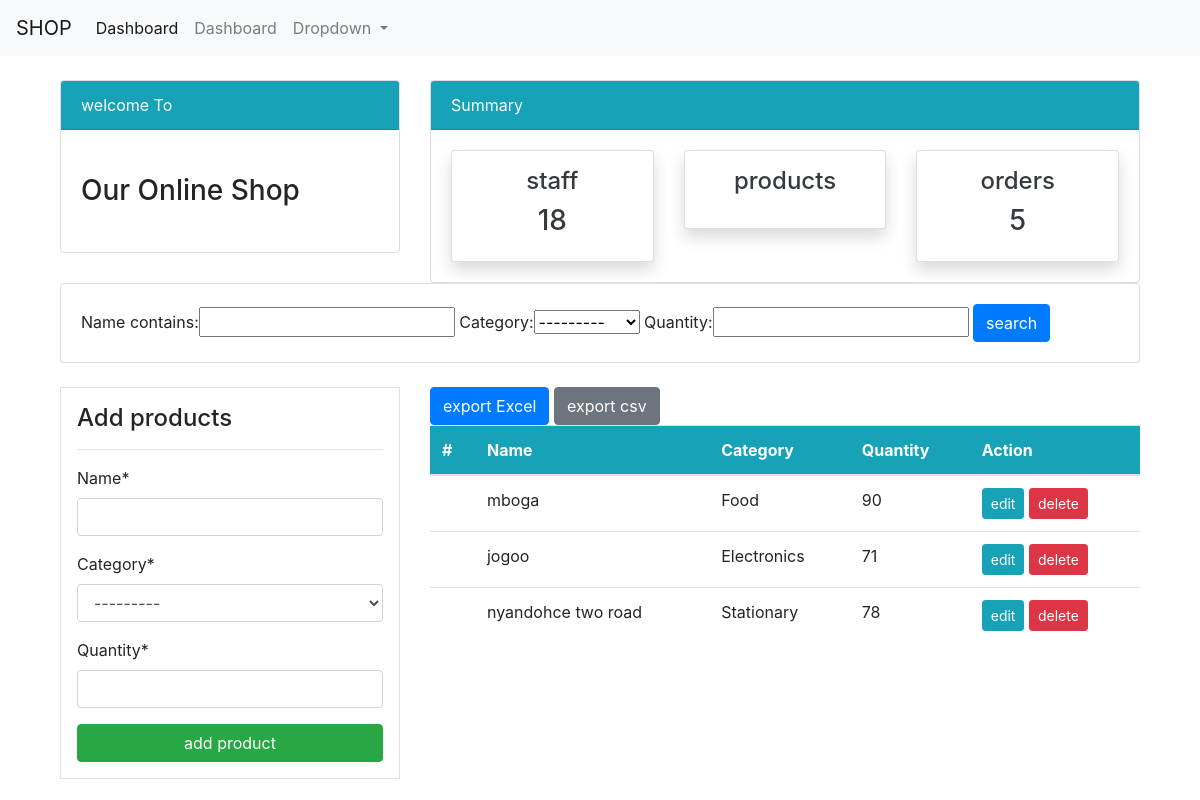
The app's page /product/ (signed in), older data.
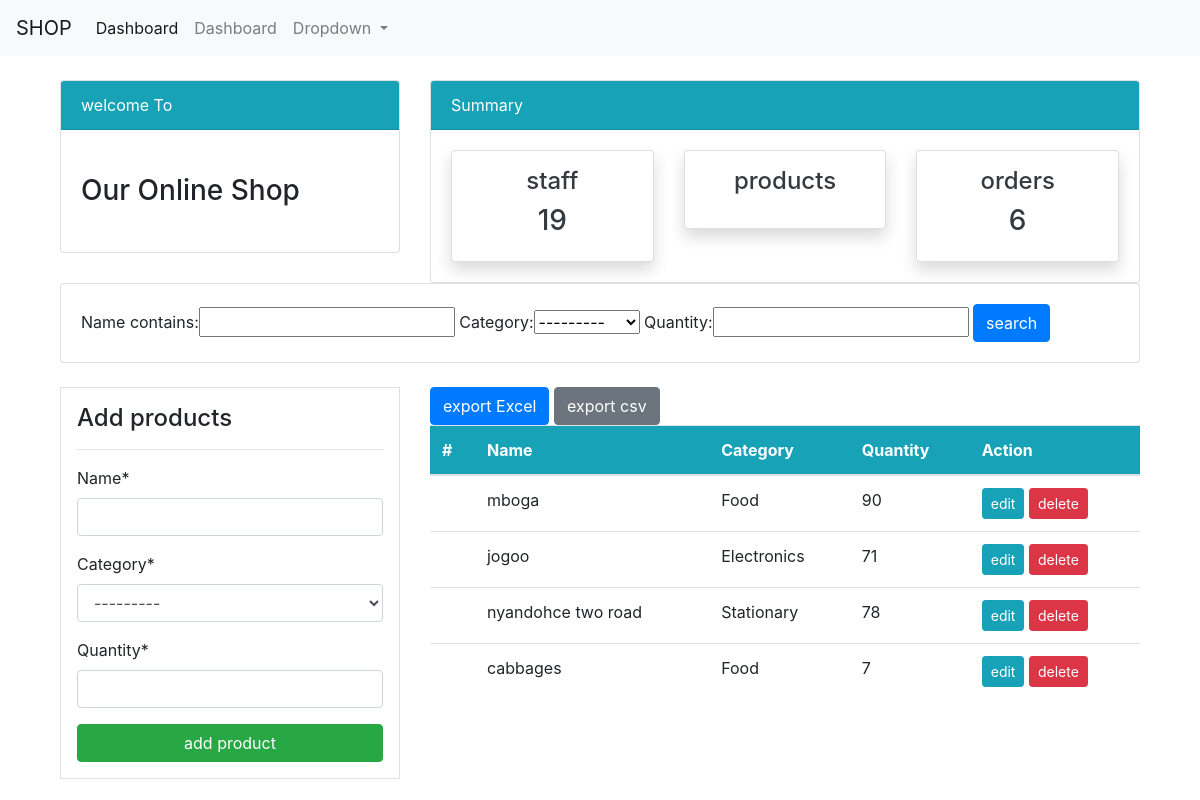
The same page, newer data.
### dashboard/models.py (models this page shows, shortened)
class Product(models.Model):
    name = models.CharField(max_length=100, null=True)
    category = models.CharField(max_length=20, choices=CATEGORY, null=True)
    quantity = models.PositiveIntegerField(null=True)

### dashboard/views.py (the view)
# urls.py: path('product/', views.product, name='dashboard-product'),
@login_required(login_url='user-login')
def product(request):
    items = Product.objects.all()
    product_count = items.count()
    workers_count = User.objects.all().count()
    orders_count = Order.objects.all().count()
    myFilter = ProductFilter(request.POST, queryset=items)
    items = myFilter.qs
    if request.method == 'POST':
        form = ProductForm(request.POST)
        if form.is_valid():
            form.save()
            product_name = form.cleaned_data.get('name')
            messages.success(request, f'{product_name} has been added')
            return redirect('dashboard-product')
    else:
        form = ProductForm()
    context = {
        'items': items,
        'form': form,
        'workers_count': workers_count,
        'product_counts': product_count,
        'orders_count': orders_count,
        'myFilter': myFilter,
    }
    return render(request, 'dashboard/products.html', context)

### dashboard/forms.py
class ProductForm(forms.ModelForm):
    class Meta:
        model = Product
        fields = ['name', 'category', 'quantity']

### dashboard/templates/dashboard/products.html (shortened to what this page needs)
{% extends 'dashboard/base.html' %}
{% load crispy_forms_tags %}
{% block content %}
{% include 'dashboard/basee.html' %}
<div class="container">
    <div class="row">
                <div class="col">
                    <div class="card card-body">
                        <form method="POST">
                {{ myFilter.form }}
                    <button class="btn btn-primary" type="submit" >search </button>
                </form>
                    </div>
                </div>
            </div>
    <div class="row my-4">
        <div class="col-md-4">
            <div class="border bg-white p-3">
                <h4>Add products</h4>
                <hr>
                <form method="POST">
                {{ form|crispy }}
                    <input class="btn btn-success btn-block" type="submit" value="add product">
                </form>
            </div>
        </div>
        <div class="col-md-8">
            <a class="btn btn btn-primary" href="{% url 'export-excel' %}">export Excel</a>
            <a class="btn btn btn-secondary" href="{% url 'export-csv' %}">export csv</a>
            <table class="table bg-white">
                <thead class="bg-info">
                <tr class="text-white">
                    <th scope="col">#</th>
                    <th scope="col">Name</th>
                    <th scope="col">Category</th>
                    <th scope="col">Quantity</th>
                    <th scope="col">Action</th>
                </tr>
                </thead>
                <tbody>
                {% for item in items %}
                <tr>
                    <th scope="row"></th>
                    <td>{{item.name}}</td>
                    <td>{{item.category}}</td>
                    <td>{{item.quantity}}</td>
                    <td>
                        <a class="btn btn-info btn-sm" href="{%url 'dashboard-product-update' item.id %}">edit</a>
                        <a class="btn btn-danger btn-sm" href="{%url 'dashboard-product-delete' item.id %}">delete</a>
                    </td>
                </tr>
               {% endfor %}
                </tbody>
            </table>
        </div>
    </div>
</div>
{% endblock %}

Row changes from the older to the newer data that the page shows:
added Product: name "cabbages", category "Food", quantity "7"
Text that changed along with them:
{{ workers_count }}: "18" → "19"
{{ orders_count }}: "5" → "6"
